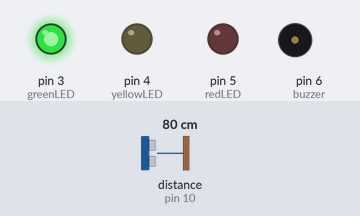
Recording of a sketch running on a simulated Arduino Uno, built with avr-gcc and run on an emulated ATmega328P. On the bench: output pins drawn as LEDs (lit = HIGH), buzzer (waves = sounding, pin HIGH). Wiring (inferred from the names in the program): ultrasonic range finder: trigger pin 9; echo pin 10. The inputs (shaded band) are chosen by the test bench; at power-on: distance to the obstacle (sensor on pin 10) 80 cm. The echo pulse lasts 58.3 µs per cm; pins used as bus, display or sensor lines are not drawn; what the sketch prints to the serial monitor is not drawn.

Above: at 1.2 s.
1.3 s: distance to the obstacle (sensor on pin 10) set to 2 cm
At 1.9 s:
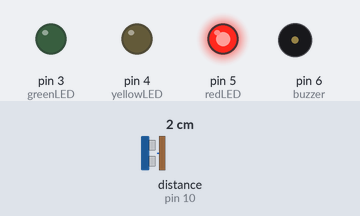
3.0 s: distance to the obstacle (sensor on pin 10) set to 9 cm
At 4.3 s:
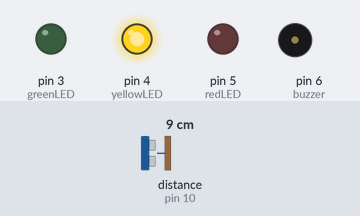
4.6 s: distance to the obstacle (sensor on pin 10) set to 4 cm
At 6.3 s:
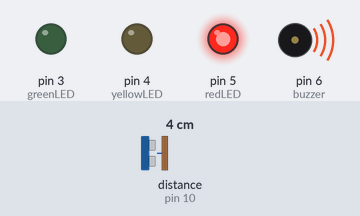
7.6 s: distance to the obstacle (sensor on pin 10) set to 18 cm
At 8.0 s:
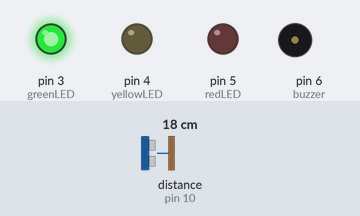
Timing chart, 0 to 10.1 s (numbered marks = the images above; inputs shaded):
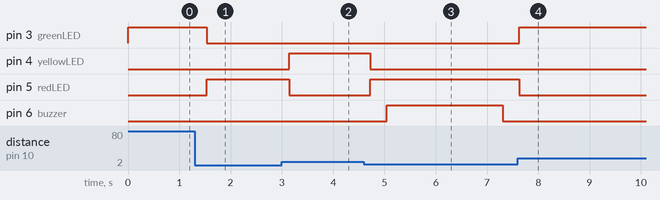

Measured:
- after the input at 1.3 s, pin 3 (greenLED): HIGH → LOW after 0.23 s; pin 5 (redLED): LOW → HIGH after 0.23 s
- after the input at 3.0 s, pin 4 (yellowLED): LOW → HIGH after 0.14 s; pin 5 (redLED): HIGH → LOW after 0.14 s
- after the input at 4.6 s, pin 4 (yellowLED): HIGH → LOW after 0.12 s; pin 5 (redLED): LOW → HIGH after 0.12 s; pin 6 (buzzer): LOW → HIGH after 0.45 s, → LOW 2.3 s later
- after the input at 7.6 s, pin 3 (greenLED): LOW → HIGH at once; pin 5 (redLED): HIGH → LOW at once

The sketch:

finalized_program.ino
```cpp
// Pin definitions
const int trigPin = 9;
const int echoPin = 10;
const int greenLED = 3;
const int yellowLED = 4;
const int redLED = 5;
const int buzzer = 6;  // Buzzer pin

// Variables for non-blocking buzzer timing
unsigned long previousMillis = 0;
bool buzzerState = false;
const long buzzerOnTime = 2000;  // 2 seconds
const long buzzerOffTime = 5000; // 5 seconds

void setup() {
  pinMode(trigPin, OUTPUT);
  pinMode(echoPin, INPUT);
  pinMode(greenLED, OUTPUT);
  pinMode(yellowLED, OUTPUT);
  pinMode(redLED, OUTPUT);
  pinMode(buzzer, OUTPUT);
  digitalWrite(buzzer, LOW);
  Serial.begin(9600);
}

float getDistance() {
  digitalWrite(trigPin, LOW);
  delayMicroseconds(2);
  digitalWrite(trigPin, HIGH);
  delayMicroseconds(10);
  digitalWrite(trigPin, LOW);

  long duration = pulseIn(echoPin, HIGH);
  float distance = (duration * 0.034) / 2;
  return distance;
}

void loop() {
  float distance = getDistance();
  Serial.print("Distance: ");
  Serial.print(distance);
  Serial.println(" cm");

  unsigned long currentMillis = millis();

  // SAFE ZONE (GREEN)
  if (distance >= 9.0) {
    digitalWrite(greenLED, HIGH);
    digitalWrite(yellowLED, LOW);
    digitalWrite(redLED, LOW);
    digitalWrite(buzzer, LOW);
    buzzerState = false;

    Serial.println("STATUS: ✅ SAFE");

  }
  // ALERT ZONE (YELLOW)
  else if (distance >= 8.0 && distance < 9.0) {
    digitalWrite(greenLED, LOW);
    digitalWrite(yellowLED, HIGH);
    digitalWrite(redLED, LOW);
    digitalWrite(buzzer, LOW);
    buzzerState = false;

    Serial.println("STATUS: ⚠️ ALERT - Water rising!");

  }
  // DANGER ZONE (RED)
  else if (distance < 8.0) {
    digitalWrite(greenLED, LOW);
    digitalWrite(yellowLED, LOW);
    digitalWrite(redLED, HIGH);

    Serial.println("STATUS: 🚨 DANGER - Flood level critical!");

    // Non-blocking buzzer
    if (buzzerState == false && (currentMillis - previousMillis >= buzzerOffTime)) {
      buzzerState = true;
      previousMillis = currentMillis;
      digitalWrite(buzzer, HIGH);
    }
    else if (buzzerState == true && (currentMillis - previousMillis >= buzzerOnTime)) {
      buzzerState = false;
      previousMillis = currentMillis;
      digitalWrite(buzzer, LOW);
    }
  }

  Serial.println("--------------------");
  delay(300); // Slight delay for readability
}
```
